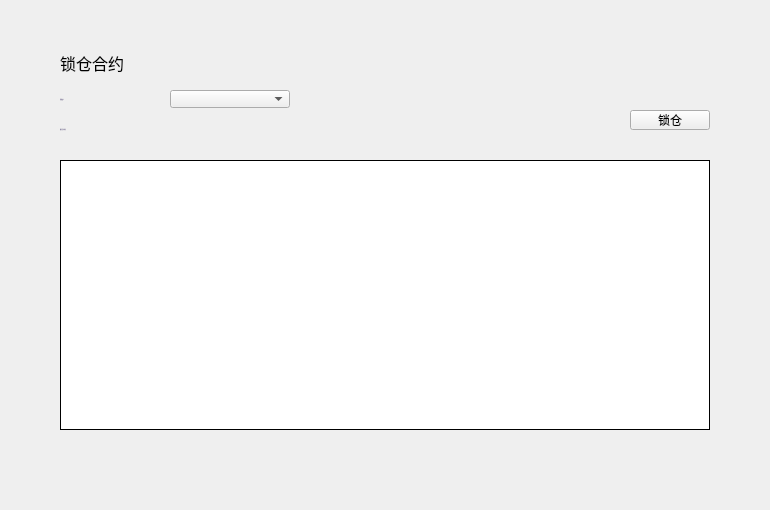
<?xml version="1.0" encoding="UTF-8"?>
<ui version="4.0">
 <class>LockContractPage</class>
 <widget class="QWidget" name="LockContractPage">
  <property name="geometry">
   <rect>
    <x>0</x>
    <y>0</y>
    <width>770</width>
    <height>510</height>
   </rect>
  </property>
  <property name="windowTitle">
   <string>Form</string>
  </property>
  <widget class="QLabel" name="label">
   <property name="geometry">
    <rect>
     <x>60</x>
     <y>90</y>
     <width>110</width>
     <height>18</height>
    </rect>
   </property>
   <property name="font">
    <font>
     <family>Microsoft YaHei UI Light</family>
     <pointsize>-1</pointsize>
     <weight>50</weight>
     <italic>false</italic>
     <bold>false</bold>
    </font>
   </property>
   <property name="styleSheet">
    <string notr="true">QLabel{color: rgb(137,129,161);
font: 11px &quot;Microsoft YaHei UI Light&quot;;}</string>
   </property>
   <property name="text">
    <string>选择账户</string>
   </property>
   <property name="alignment">
    <set>Qt::AlignLeading|Qt::AlignLeft|Qt::AlignVCenter</set>
   </property>
  </widget>
  <widget class="QComboBox" name="accountComboBox">
   <property name="geometry">
    <rect>
     <x>170</x>
     <y>90</y>
     <width>120</width>
     <height>18</height>
    </rect>
   </property>
   <property name="font">
    <font>
     <family>微软雅黑</family>
     <weight>50</weight>
     <bold>false</bold>
    </font>
   </property>
   <property name="focusPolicy">
    <enum>Qt::NoFocus</enum>
   </property>
   <property name="styleSheet">
    <string notr="true"/>
   </property>
  </widget>
  <widget class="QLabel" name="title_label">
   <property name="geometry">
    <rect>
     <x>60</x>
     <y>50</y>
     <width>200</width>
     <height>26</height>
    </rect>
   </property>
   <property name="font">
    <font>
     <family>微软雅黑</family>
     <pointsize>12</pointsize>
     <weight>50</weight>
     <italic>false</italic>
     <bold>false</bold>
    </font>
   </property>
   <property name="styleSheet">
    <string notr="true"/>
   </property>
   <property name="text">
    <string>锁仓合约</string>
   </property>
  </widget>
  <widget class="QLabel" name="contractAddressLabel">
   <property name="geometry">
    <rect>
     <x>170</x>
     <y>120</y>
     <width>300</width>
     <height>18</height>
    </rect>
   </property>
   <property name="font">
    <font>
     <family>Microsoft YaHei UI Light</family>
     <pointsize>-1</pointsize>
     <weight>50</weight>
     <italic>false</italic>
     <bold>false</bold>
    </font>
   </property>
   <property name="styleSheet">
    <string notr="true">QLabel{color: rgb(137,129,161);
font: 11px &quot;Microsoft YaHei UI Light&quot;;}</string>
   </property>
   <property name="text">
    <string/>
   </property>
   <property name="alignment">
    <set>Qt::AlignLeading|Qt::AlignLeft|Qt::AlignVCenter</set>
   </property>
   <property name="textInteractionFlags">
    <set>Qt::LinksAccessibleByMouse|Qt::TextSelectableByMouse</set>
   </property>
  </widget>
  <widget class="QLabel" name="label_2">
   <property name="geometry">
    <rect>
     <x>60</x>
     <y>120</y>
     <width>110</width>
     <height>18</height>
    </rect>
   </property>
   <property name="font">
    <font>
     <family>Microsoft YaHei UI Light</family>
     <pointsize>-1</pointsize>
     <weight>50</weight>
     <italic>false</italic>
     <bold>false</bold>
    </font>
   </property>
   <property name="styleSheet">
    <string notr="true">QLabel{color: rgb(137,129,161);
font: 11px &quot;Microsoft YaHei UI Light&quot;;}</string>
   </property>
   <property name="text">
    <string>锁仓合约地址</string>
   </property>
   <property name="alignment">
    <set>Qt::AlignLeading|Qt::AlignLeft|Qt::AlignVCenter</set>
   </property>
  </widget>
  <widget class="QToolButton" name="lockBtn">
   <property name="geometry">
    <rect>
     <x>630</x>
     <y>110</y>
     <width>80</width>
     <height>20</height>
    </rect>
   </property>
   <property name="font">
    <font>
     <family>微软雅黑</family>
     <weight>50</weight>
     <italic>false</italic>
     <bold>false</bold>
    </font>
   </property>
   <property name="cursor">
    <cursorShape>PointingHandCursor</cursorShape>
   </property>
   <property name="focusPolicy">
    <enum>Qt::NoFocus</enum>
   </property>
   <property name="styleSheet">
    <string notr="true"/>
   </property>
   <property name="text">
    <string>锁仓</string>
   </property>
  </widget>
  <widget class="QTableWidget" name="lockFundTableWidget">
   <property name="geometry">
    <rect>
     <x>60</x>
     <y>160</y>
     <width>650</width>
     <height>270</height>
    </rect>
   </property>
   <property name="cursor" stdset="0">
    <cursorShape>ArrowCursor</cursorShape>
   </property>
   <property name="layoutDirection">
    <enum>Qt::LeftToRight</enum>
   </property>
   <property name="styleSheet">
    <string notr="true"/>
   </property>
   <property name="frameShape">
    <enum>QFrame::Box</enum>
   </property>
   <property name="frameShadow">
    <enum>QFrame::Plain</enum>
   </property>
   <property name="verticalScrollBarPolicy">
    <enum>Qt::ScrollBarAsNeeded</enum>
   </property>
   <property name="horizontalScrollBarPolicy">
    <enum>Qt::ScrollBarAlwaysOff</enum>
   </property>
   <property name="autoScroll">
    <bool>true</bool>
   </property>
   <property name="editTriggers">
    <set>QAbstractItemView::NoEditTriggers</set>
   </property>
   <property name="selectionMode">
    <enum>QAbstractItemView::NoSelection</enum>
   </property>
   <property name="iconSize">
    <size>
     <width>19</width>
     <height>12</height>
    </size>
   </property>
   <property name="showGrid">
    <bool>true</bool>
   </property>
   <property name="gridStyle">
    <enum>Qt::SolidLine</enum>
   </property>
   <attribute name="horizontalHeaderVisible">
    <bool>false</bool>
   </attribute>
   <attribute name="horizontalHeaderCascadingSectionResizes">
    <bool>false</bool>
   </attribute>
   <attribute name="horizontalHeaderHighlightSections">
    <bool>false</bool>
   </attribute>
   <attribute name="verticalHeaderVisible">
    <bool>false</bool>
   </attribute>
   <attribute name="verticalHeaderHighlightSections">
    <bool>false</bool>
   </attribute>
   <column>
    <property name="text">
     <string>币种</string>
    </property>
    <property name="font">
     <font>
      <family>微软雅黑</family>
     </font>
    </property>
    <property name="textAlignment">
     <set>AlignCenter</set>
    </property>
   </column>
   <column>
    <property name="text">
     <string>已锁金额</string>
    </property>
    <property name="font">
     <font>
      <family>微软雅黑</family>
     </font>
    </property>
    <property name="textAlignment">
     <set>AlignCenter</set>
    </property>
   </column>
   <column>
    <property name="text">
     <string>解锁时间</string>
    </property>
    <property name="font">
     <font>
      <family>微软雅黑</family>
     </font>
    </property>
    <property name="textAlignment">
     <set>AlignCenter</set>
    </property>
   </column>
   <column>
    <property name="text">
     <string/>
    </property>
   </column>
  </widget>
 </widget>
 <resources/>
 <connections/>
</ui>
